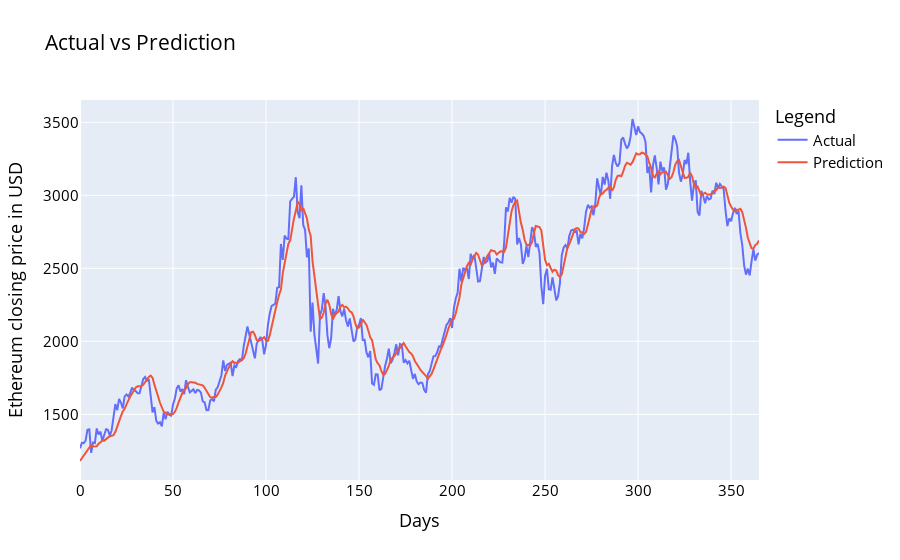

Write notebook code for a chart like this one.
### Code cell
df_plot = pd.DataFrame({ 'Actual': original_yval.squeeze(), 'Prediction':prediction_model_bilstm.squeeze() })
import plotly.express as px
fig = px.line(df_plot, x=df_plot.index.values, y=df_plot.columns,
              title='custom tick labels')
fig.update_layout(title_text='Actual vs Prediction', 
                   font_size=15, font_color='black', legend_title_text='Legend')
fig.update_xaxes(title='Days')
fig.update_yaxes(title='Ethereum closing price in USD')
fig.show()

### Figure 1 — Plotly figure (JSON) as saved in the notebook; plotly's stock layout.template omitted (floating-point values rounded to 4 significant figures; data arrays with more than 128 entries replaced by an {"elided": "..."} marker saying what was removed)
{"data": [{"hovertemplate": "variable=Actual<br>x=%{x}<br>value=%{y}<extra></extra>", "legendgroup": "Actual", "line": {"color": "#636efa", "dash": "solid"}, "marker": {"symbol": "circle"}, "mode": "lines", "name": "Actual", "orientation": "v", "showlegend": true, "type": "scatter", "x": {"elided": "366 int values"}, "xaxis": "x", "y": {"elided": "366 float values"}, "yaxis": "y"}, {"hovertemplate": "variable=Prediction<br>x=%{x}<br>value=%{y}<extra></extra>", "legendgroup": "Prediction", "line": {"color": "#EF553B", "dash": "solid"}, "marker": {"symbol": "circle"}, "mode": "lines", "name": "Prediction", "orientation": "v", "showlegend": true, "type": "scatter", "x": {"elided": "366 int values"}, "xaxis": "x", "y": {"elided": "366 float values"}, "yaxis": "y"}], "layout": {"font": {"color": "black", "size": 15}, "legend": {"title": {"text": "Legend"}, "tracegroupgap": 0}, "title": {"text": "Actual vs Prediction"}, "xaxis": {"anchor": "y", "domain": [0, 1], "title": {"text": "Days"}}, "yaxis": {"anchor": "x", "domain": [0, 1], "title": {"text": "Ethereum closing price in USD"}}}}
